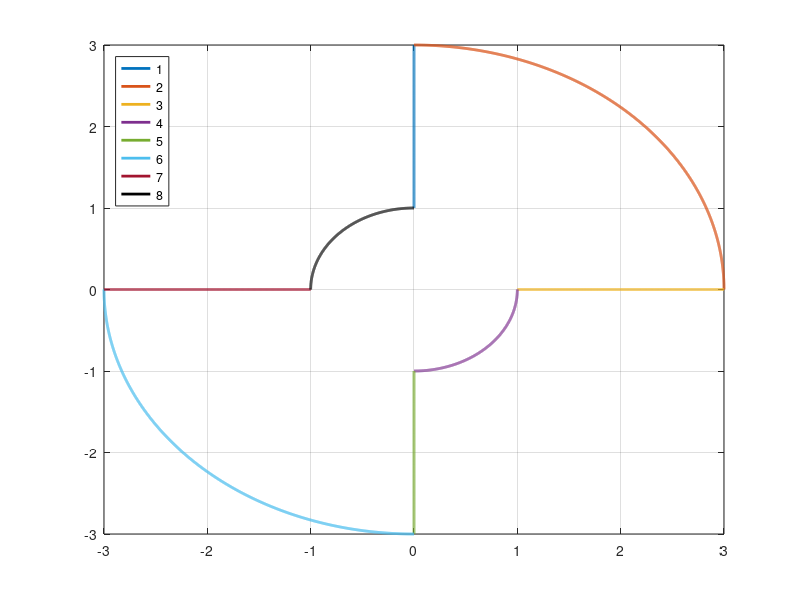

This figure's MATLAB source: (Note: this script raises an error after producing the figure.)
clearvars;
close all;
clc;

set(0, 'DefaultFigureWindowStyle', 'docked');
%%
% Algorithm selection
% --------------------------
%       newton          = 1
%       gradient        = 2
%       hybrid          = 3
%       backward        = 4

algorithms = [1, 2, 3, 4];
draw = 1;       % draw the path
T = 0.01;       % sampling time
lambda = 15;    % convergence speed
disc = 1000;    % value to discretize the path
% if L1 = 10, it will not work: Lipschitz condition not satisfied
L1 = 1;
L2 = 2*L1;
re = L2+L1; 
ri = L2-L1;

% Forward kinematic
%  ------------------------------
% x = L1*cos(q1) + L2*cos(q1+q2);
% x = L1*sin(q1) + L2*sin(q1+q2);

%%
p1 = [zeros(1, disc); linspace(ri, re, disc)];                                  % PI/2
p2 = [re*cos(linspace(pi/2, 0, disc)); re*sin(linspace(pi/2, 0, disc))];        % ext1
p3 = [linspace(re, ri, disc); zeros(1, disc)];                                  % 0
p4 = [ri*cos(linspace(0, -pi/2, disc)); ri*sin(linspace(0, -pi/2, disc))];      % int1
p5 = [zeros(1, disc); linspace(-ri, -re, disc)];                                % -PI/2
p6 = [re*cos(linspace(-pi/2, -pi, disc)); re*sin(linspace(-pi/2, -pi, disc))];  % ext2
p7 = [linspace(-ri, -re, disc); zeros(1, disc)];                                % PI
p8 = [ri*cos(linspace(pi, pi/2, disc)); ri*sin(linspace(pi, pi/2, disc))];      % int2

if (draw)
    close(figure(1));
    figure(1);
    plot(p1(1,:), p1(2,:), 'lineWidth', 2);       
    hold on;
    plot(p2(1,:), p2(2,:), 'lineWidth', 2);    
    plot(p3(1,:), p3(2,:), 'lineWidth', 2);    
    plot(p4(1,:), p4(2,:), 'lineWidth', 2);    
    plot(p5(1,:), p5(2,:), 'lineWidth', 2);    
    plot(p6(1,:), p6(2,:), 'lineWidth', 2);    
    plot(p7(1,:), p7(2,:), 'lineWidth', 2);    
    plot(p8(1,:), p8(2,:), 'black', 'lineWidth', 2);    
    legend('1', '2', '3', '4', '5', '6', '7', '8', 'Location', 'NorthWest');
    grid on;
    axis([-re re -re re]);
    hold off;
end
%%
syms q1 q2
F = ([L1*cos(q1) + L2*cos(q1+q2); L1*sin(q1) + L2*sin(q1+q2)]);
J = matlabFunction(jacobian(F, [q1 q2]));
% J = matlabFunction([-L1*sin(q1) - L2*sin(q1 + q2), -L2*sin(q1 + q2); L1*cos(q1) + L2*cos(q1 + q2), L2*cos(q1 + q2)]);
F = matlabFunction(F);

a = 1;

for algorithm = algorithms
    q_curr = [-a*pi/2; a*pi];
    switch (algorithm)
        case 0
            fprintf('!!! WARNING: algorithm not selected\n\n');
        % Newton
        case 1
            q_curr = newton(re, disc, T, lambda, q_curr, F, J, p1(1,:), p1(2,:));
            q_curr = newton(re, disc, T, lambda, q_curr, F, J, p2(1,:), p2(2,:));
            q_curr = newton(re, disc, T, lambda, q_curr, F, J, p3(1,:), p3(2,:));
            q_curr = newton(re, disc, T, lambda, q_curr, F, J, p4(1,:), p4(2,:));
            q_curr = newton(re, disc, T, lambda, q_curr, F, J, p5(1,:), p5(2,:));
            q_curr = newton(re, disc, T, lambda, q_curr, F, J, p6(1,:), p6(2,:));
            q_curr = newton(re, disc, T, lambda, q_curr, F, J, p7(1,:), p7(2,:));
            newton(re, disc, T, lambda, q_curr, F, J, p8(1,:), p8(2,:));
        % Gradient
        case 2
            q_curr = gradient(re, disc, T, lambda, q_curr, F, J, p1(1,:), p1(2,:));
            q_curr = gradient(re, disc, T, lambda, q_curr, F, J, p2(1,:), p2(2,:));
            q_curr = gradient(re, disc, T, lambda, q_curr, F, J, p3(1,:), p3(2,:));
            q_curr = gradient(re, disc, T, lambda, q_curr, F, J, p4(1,:), p4(2,:));
            q_curr = gradient(re, disc, T, lambda, q_curr, F, J, p5(1,:), p5(2,:));
            q_curr = gradient(re, disc, T, lambda, q_curr, F, J, p6(1,:), p6(2,:));
            q_curr = gradient(re, disc, T, lambda, q_curr, F, J, p7(1,:), p7(2,:));
            gradient(re, disc, T, lambda, q_curr, F, J, p8(1,:), p8(2,:));
        % Hybrid
        case 3
            q_curr = hybrid(re, disc, T, lambda, q_curr, F, J, p1(1,:), p1(2,:));
            q_curr = hybrid(re, disc, T, lambda, q_curr, F, J, p2(1,:), p2(2,:));
            q_curr = hybrid(re, disc, T, lambda, q_curr, F, J, p3(1,:), p3(2,:));
            q_curr = hybrid(re, disc, T, lambda, q_curr, F, J, p4(1,:), p4(2,:));
            q_curr = hybrid(re, disc, T, lambda, q_curr, F, J, p5(1,:), p5(2,:));
            q_curr = hybrid(re, disc, T, lambda, q_curr, F, J, p6(1,:), p6(2,:));
            q_curr = hybrid(re, disc, T, lambda, q_curr, F, J, p7(1,:), p7(2,:));
            hybrid(re, disc, T, lambda, q_curr, F, J, p8(1,:), p8(2,:));
        % Backward
        case 4
            backward(re, disc, F, L1, L2, p1(1,:), p1(2,:));
            backward(re, disc, F, L1, L2, p2(1,:), p2(2,:));
            backward(re, disc, F, L1, L2, p3(1,:), p3(2,:));
            backward(re, disc, F, L1, L2, p4(1,:), p4(2,:));
            backward(re, disc, F, L1, L2, p5(1,:), p5(2,:));
            backward(re, disc, F, L1, L2, p6(1,:), p6(2,:));
            backward(re, disc, F, L1, L2, p7(1,:), p7(2,:));
            backward(re, disc, F, L1, L2, p8(1,:), p8(2,:));
    end
end
